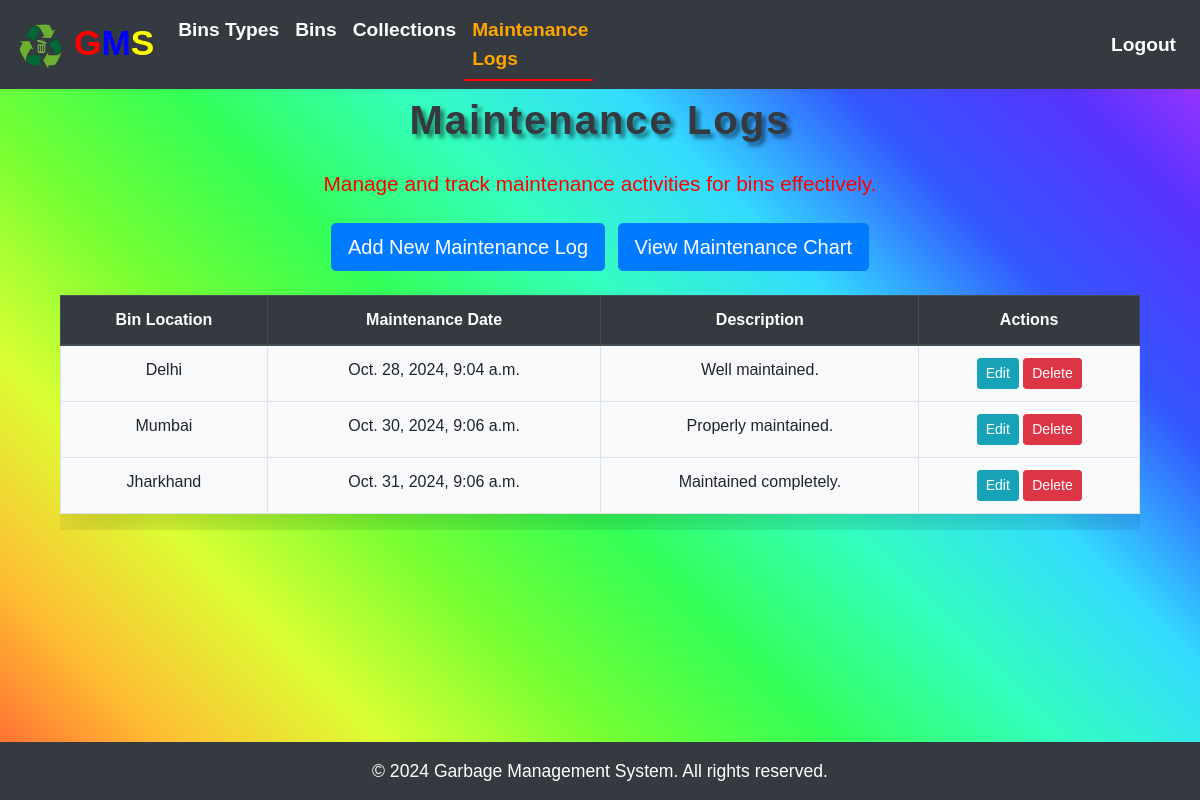
Page /maintenance-logs/ (signed in) on the committed database.
### garbage_app/models.py (models this page shows, shortened)
class MaintenanceLog(models.Model):
    bin = models.ForeignKey(Bin, on_delete=models.CASCADE)
    maintenance_date = models.DateTimeField(default=timezone.now)
    description = models.TextField()

class Bin(models.Model):
    location = models.CharField(max_length=255)
    capacity = models.IntegerField()
    current_fill = models.IntegerField()
    bintype = models.ForeignKey(BinType, on_delete=models.CASCADE)

### garbage_app/views.py (the view)
# urls.py: path('maintenance-logs/', views.MaintenanceLogListView.as_view(), name='maintenance_log_list'),
class MaintenanceLogListView(LoginRequiredMixin, ListView):
    model = MaintenanceLog
    template_name = 'maintenance_log_list.html'
    context_object_name = 'logs'

### templates/maintenance_log_list.html (shortened to what this page needs)
{% extends 'base.html' %}
{% block content %}
<div class="container my-3 py-5">
    <h1 class="text-center text-dark">Maintenance Logs</h1>
    <p class="text-center text-active mb-4 my-4" style="font-size: 1.3rem; color:red;">Manage and track maintenance activities for bins effectively.</p>
    <div class="text-center mb-4">
        <a class="btn btn-primary btn-lg" href="{% url 'create_maintenance_log' %}">Add New Maintenance Log</a>
        <a class="btn btn-primary btn-lg ml-2" href="{% url 'maintenance_chart' %}">View Maintenance Chart</a>
    </div>
    <div class="table-responsive">
        <table class="table table-hover table-bordered shadow-lg" style="background-color: #f8f9fa;">
            <thead class="thead-dark">
                <tr class="text-center">
                    <th>Bin Location</th>
                    <th>Maintenance Date</th>
                    <th>Description</th>
                    <th>Actions</th>
                </tr>
            </thead>
            <tbody>
                {% for log in logs %}
                <tr class="text-center">
                    <td>{{ log.bin.location }}</td>
                    <td>{{ log.maintenance_date }}</td>
                    <td>{{ log.description }}</td>
                    <td>
                        <a class="btn btn-info btn-sm" href="{% url 'update_maintenance_log' log.id %}">Edit</a>
                        <a class="btn btn-danger btn-sm" href="{% url 'delete_maintenance_log' log.id %}">Delete</a>
                    </td>
                </tr>
                {% endfor %}
            </tbody>
        </table>
    </div>
    <br><br>
</div>
{% endblock %}

### static/css/styles.css (style rules this page uses)
html, body { min-height: 100%; margin: 0; padding: 0; }
body { background: linear-gradient(45deg, #FF5733, #FFBD33, #DBFF33, #75FF33, #33FF57, #33FFBD, #33DBFF, #3357FF, #5733FF, #BD33FF) !important; background-size: cover !important; background-repeat: no-repeat !important; font-family: Arial, sans-serif !important; }
h1 { font-size: 3rem !important; font-weight: bold !important; letter-spacing: 2px !important; text-shadow: 4px 4px 4px rgba(0, 0, 0, 0.5) !important; }
.btn { transition: background-color 0.3s ease !important; }
@media (max-width: 1200px) { h1 { font-size: 2.5rem !important; } }

### rows in the picture
MaintenanceLog: bin.location "Delhi", maintenance_date "Oct. 28, 2024, 9:04 a.m.", description "Well maintained."
MaintenanceLog: bin.location "Mumbai", maintenance_date "Oct. 30, 2024, 9:06 a.m.", description "Properly maintained."
MaintenanceLog: bin.location "Jharkhand", maintenance_date "Oct. 31, 2024, 9:06 a.m.", description "Maintained completely."
